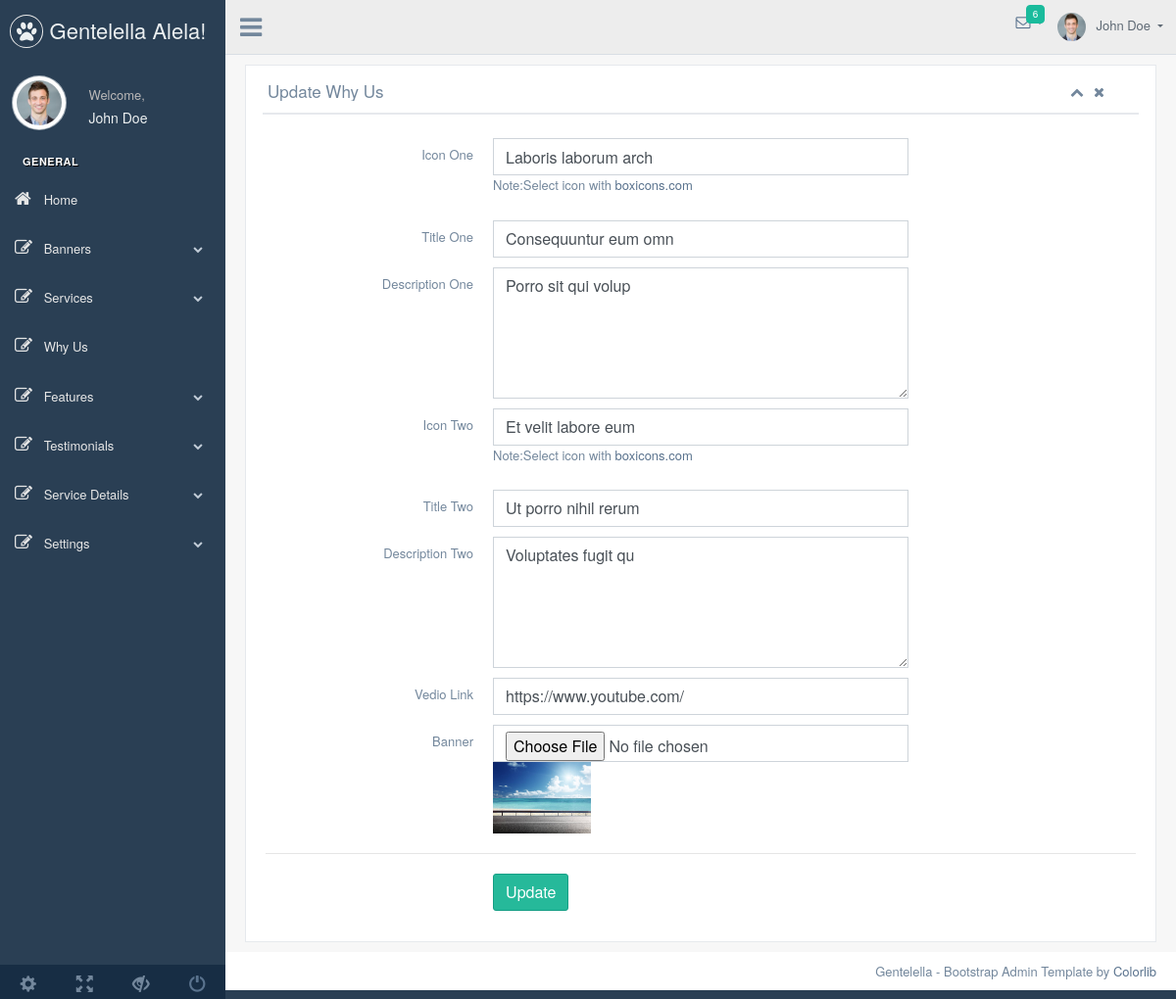
The page /admin/whyus/whyus.php (signed in) on the database its author committed.
### tables this page shows
CREATE TABLE `whyus` (
  `id` int NOT NULL,
  `banner` varchar(100) NOT NULL,
  `vedio_link` varchar(150) NOT NULL,
  `icon_one` varchar(50) NOT NULL,
  `title_one` varchar(100) NOT NULL,
  `description_one` text,
  `icon_two` varchar(50) NOT NULL,
  `title_two` varchar(100) NOT NULL,
  `description_two` text,
  `status` int NOT NULL DEFAULT '1' COMMENT '1=Active,2=Deactive'
);

### admin/whyus/whyus.php (called while the page is built, shortened)
<?php
require_once "../db.php";
$selectQuery="SELECT * FROM `whyus` WHERE status=1 ORDER BY 1 DESC LIMIT 1";
$selectResult=mysqli_query($conn, $selectQuery);
if(mysqli_num_rows($selectResult)>0)
{
    $data=mysqli_fetch_assoc($selectResult);
}
include_once "../view/whyus/whyus_edit.view.php";
?>

### admin/view/whyus/whyus_edit.view.php (the view, shortened to what this page needs)
<?php
    include_once '../view/layouts/header.view.php';
?>
                  <div class="x_panel">
                    <div class="x_title">
                      <h2>Update Why Us</h2>
                      <ul class="nav navbar-right panel_toolbox">
                        <li><a class="collapse-link"><i class="fa fa-chevron-up"></i></a>
                        </li>
                        <li><a class="close-link"><i class="fa fa-close"></i></a>
                        </li>
                      </ul>
                      <div class="clearfix"></div>
                    </div>
                    <div class="x_content">
                      <div class="dashboard-widget-content">
                      <form action="" method="POST" enctype="multipart/form-data" class="form-horizontal form-label-left __web-inspector-hide-shortcut__" >
                      <div class="item form-group">
                        <label class="col-form-label col-md-3 col-sm-3 label-align" >Icon One</label>
                        <div class="col-md-6 col-sm-6 ">
                          <input type="text"  name="icon_one" value="<?=$data['icon_one']?>" class="form-control ">
                           <p>Note:Select icon with <a href="https://boxicons.com/">boxicons.com</a></p>
                        </div>
                      </div>
                      <div class="item form-group">
                        <label class="col-form-label col-md-3 col-sm-3 label-align" >Title One</label>
                        <div class="col-md-6 col-sm-6 ">
                        <input type="text" name="title_one" value="<?=$data['title_one']?>" rows="5" class="form-control"></input>
                        </div>
                      </div>
                      <div class="item form-group">
                        <label class="col-form-label col-md-3 col-sm-3 label-align" >Description One</label>
                        <div class="col-md-6 col-sm-6 ">
                        <textarea  name="description_one"  rows="5" class="form-control"><?=$data['description_one']?></textarea>
                        </div>
                      </div>
                      <div class="item form-group">
                        <label class="col-form-label col-md-3 col-sm-3 label-align" >Icon Two</label>
                        <div class="col-md-6 col-sm-6 ">
                          <input type="text"  name="icon_two" value="<?=$data['icon_two']?>" class="form-control ">
                           <p>Note:Select icon with <a href="https://boxicons.com/">boxicons.com</a></p>
                        </div>
                      </div>
                      <div class="item form-group">
                        <label class="col-form-label col-md-3 col-sm-3 label-align" >Title Two</label>
                        <div class="col-md-6 col-sm-6 ">
                        <input type="text" name="title_two" value="<?=$data['title_two']?>" rows="5" class="form-control"></input>
                        </div>
                      </div>
                      <div class="item form-group">
                        <label class="col-form-label col-md-3 col-sm-3 label-align" >Description Two</label>
                        <div class="col-md-6 col-sm-6 ">
                        <textarea  name="description_two"  rows="5" class="form-control"><?=$data['description_two']?></textarea>
                           </div>
                        </div>
                          <div class="item form-group">
                        <label class="col-form-label col-md-3 col-sm-3 label-align" >Vedio Link</label>
                        <div class="col-md-6 col-sm-6 ">
                        <input type="text"  name="vedio_link" value="<?=$data['vedio_link']?>"  class="form-control ">
                             </div>
                      </div>
                      <div class="item form-group">
                        <label class="col-form-label col-md-3 col-sm-3 label-align" >Banner</label>
                        <div class="col-md-6 col-sm-6 ">
                        <input type="file"  name="banner"   class="form-control ">
                        <img src="<?=$data['banner']?>" alt="" width="100">
                        </div>
                      </div>
                      <div class="ln_solid"></div>
                      <div class="item form-group">
                        <div class="col-md-6 col-sm-6 offset-md-3">
                          <button type="submit" name="submit" class="btn btn-success">Update</button>
                        </div>
                      </div>
                      </form>
                          </div>
                        </div>
                      </div>
                    </div>
                  </div>
 <?php
    include_once '../view/layouts/footer.view.php';
?>

### admin/view/layouts/header.view.php (shortened to what this page needs)
<?php
  function adminUrl(){
  $serverProtocol = $_SERVER ['SERVER_PROTOCOL'];
  $serverName = $_SERVER ['SERVER_NAME'];
  $expProtocol = explode('/',  $serverProtocol);
 $url = strtolower($expProtocol[0]) ."://". $serverName. '/Raw_Project/moderna_dev/admin';
 return $url;
  }
?>
<!DOCTYPE html>
<html lang="en">
  <head>
    <link href="<?=adminUrl()?>/css/bootstrap.min.css" rel="stylesheet">
    <link href="<?=adminUrl()?>/css/font-awesome.min.css" rel="stylesheet">
    <link href="<?=adminUrl()?>/css/nprogress.css" rel="stylesheet">
    <link href="<?=adminUrl()?>/css/green.css" rel="stylesheet">
    <link href="<?=adminUrl()?>/css/bootstrap-progressbar-3.3.4.min.css" rel="stylesheet">
    <link href="<?=adminUrl()?>/css/custom.min.css" rel="stylesheet">
    <link href="https://cdn.jsdelivr.net/npm/summernote@0.8.18/dist/summernote-bs4.min.css" rel="stylesheet">
  </head>
  <body class="nav-md">
    <div class="container body">
      <div class="main_container">
        <div class="col-md-3 left_col">
          <div class="left_col scroll-view">
            <div class="navbar nav_title" style="border: 0;">
              <a href="index.html" class="site_title"><i class="fa fa-paw"></i> <span>Gentelella Alela!</span></a>
            </div>
            <div class="profile clearfix">
              <div class="profile_pic">
                <img src="images/img.jpg" alt="..." class="img-circle profile_img">
              </div>
              <div class="profile_info">
                <span>Welcome,</span>
                <h2>John Doe</h2>
              </div>
            </div>
            <br />
            <div id="sidebar-menu" class="main_menu_side hidden-print main_menu">
              <div class="menu_section">
                <h3>General</h3>
                <ul class="nav side-menu">
                  <li><a href="<?=adminUrl()?>/index.php"><i class="fa fa-home"></i> Home </span></a>
                  </li>
                  <li><a><i class="fa fa-edit"></i> Banners <span class="fa fa-chevron-down"></span></a>
                  </li>
                  <li><a><i class="fa fa-edit"></i> Services<span class="fa fa-chevron-down"></span></a>
                  </li>
                  <li><a href="<?=adminUrl()?>/whyus/whyus.php"><i class="fa fa-edit"></i> Why Us  </a></li>
                  <li><a><i class="fa fa-edit"></i> Features<span class="fa fa-chevron-down"></span></a>
                  </li>
                  <li><a><i class="fa fa-edit"></i> Testimonials <span class="fa fa-chevron-down"></span></a>
                  </li>
                  <li><a><i class="fa fa-edit"></i> Service Details <span class="fa fa-chevron-down"></span></a>
                  </li>
                  <li><a><i class="fa fa-edit"></i> Settings <span class="fa fa-chevron-down"></span></a>
                  </li>
              </div>
            </div>
            <div class="sidebar-footer hidden-small">
              <a data-toggle="tooltip" data-placement="top" title="Settings">
                <span class="glyphicon glyphicon-cog" aria-hidden="true"></span>
              </a>
              <a data-toggle="tooltip" data-placement="top" title="FullScreen">
                <span class="glyphicon glyphicon-fullscreen" aria-hidden="true"></span>
              </a>
              <a data-toggle="tooltip" data-placement="top" title="Lock">
                <span class="glyphicon glyphicon-eye-close" aria-hidden="true"></span>
              </a>
              <a data-toggle="tooltip" data-placement="top" title="Logout" href="login.html">
                <span class="glyphicon glyphicon-off" aria-hidden="true"></span>
              </a>
            </div>
          </div>
        </div>
        <div class="top_nav">
          <div class="nav_menu">
              <div class="nav toggle">
                <a id="menu_toggle"><i class="fa fa-bars"></i></a>
              </div>
              <nav class="nav navbar-nav">
              <ul class=" navbar-right">
                <li class="nav-item dropdown open" style="padding-left: 15px;">
                  <a href="javascript:;" class="user-profile dropdown-toggle" aria-haspopup="true" id="navbarDropdown" data-toggle="dropdown" aria-expanded="false">
                    <img src="images/img.jpg" alt="">John Doe
                  </a>
                </li>
                <li role="presentation" class="nav-item dropdown open">
                  <a href="javascript:;" class="dropdown-toggle info-number" id="navbarDropdown1" data-toggle="dropdown" aria-expanded="false">
                    <i class="fa fa-envelope-o"></i>
                    <span class="badge bg-green">6</span>
                  </a>
                </li>
              </ul>
            </nav>
          </div>
        </div>
        <div class="right_col" role="main">

### admin/view/layouts/footer.view.php (shortened to what this page needs)
</div>
        <footer>
          <div class="pull-right">
            Gentelella - Bootstrap Admin Template by <a href="https://colorlib.com">Colorlib</a>
          </div>
          <div class="clearfix"></div>
        </footer>
  </body>
</html>

### rows shown on the page
whyus: icon_one "Laboris laborum arch", title_one "Consequuntur eum omn", description_one "Porro sit qui volup", icon_two "Et velit labore eum", title_two "Ut porro nihil rerum", description_two "Voluptates fugit qu", vedio_link "https://www.youtube.com/", banner (picture)
